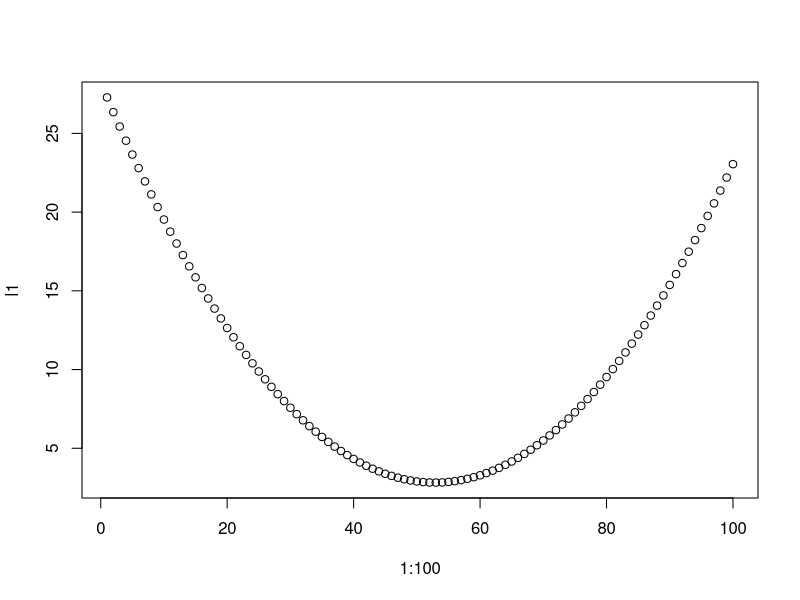

This chart was generated by the following R code:
# IN ALL
# optim() helps find the minimum value of input function, and also corresponding parameters 

# this is the data
data=data.frame(x=c(1,2,3,4,5,6), y=c(1,3,5,6,8,12))

# this is the function that need to be optimized
# it should return a single value
min.RSS <- function(dat, par) {with(dat, sum((par[1] + par[2] * x - y)^2))} 

# par is the initial value of all parameter.
# in this example formula has 2 parameters par[1], par[2] , so vector par here should also length 2 
# and in this example , initial value is 0 and 1.
#
# funtion is min.RSS
# since in the function min.RSS,we need a variable called dat, so we have to add dat = data
result <- optim(c(0, 1), fn = min.RSS, dat = data)

# the result is about the min value of function(perhaps its local minimum) with the corresponding parameters
# we can also choose different method to get the minimum value
# for this example is -1.1266486 and 2.028620
#######################
# test
x <-c(1,2,3,4,5,6)
y <-c(1,3,5,6,8,12)

sum((-1.266846+2.028620*x-y)^2) 
result[['value']]
#######################
# simple plot to test
# remain p1 unchanged, p2 from 1.51 to 2.5
# When reach the lowest value, p2 is about 2.02 
p1 <- -1.266486
p2 <- 2.028620
l1 <- c()
for (p2 in 151:250/100)
{
  l1 <- c(l1,sum((p1 + p2 * x - y)^2))
}
plot(1:100,l1)
